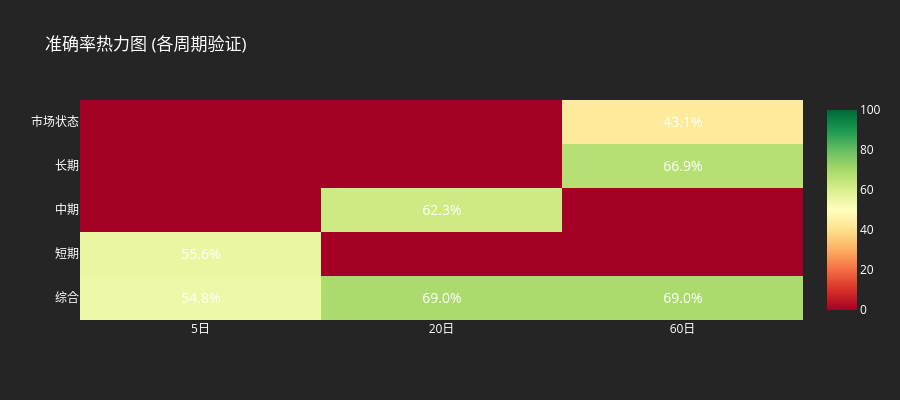

Notebook code for this chart:
### Markdown cell above
---

## 6. 结果分析与可视化

### Code cell
# 可视化: 准确率热力图
if 'phase2_result' in dir() and phase2_result:
    try:
        viz = BacktestVisualization(phase2_result)
        
        # 准确率热力图
        fig = viz.create_accuracy_heatmap()
        if fig:
            fig.show()
    except Exception as e:
        print(f"可视化失败: {e}")

### Figure 1 — Plotly figure (JSON) as saved in the notebook; plotly's stock layout.template omitted (floating-point values rounded to 4 significant figures)
{"data": [{"colorscale": [[0, "rgb(165,0,38)"], [0.1, "rgb(215,48,39)"], [0.2, "rgb(244,109,67)"], [0.3, "rgb(253,174,97)"], [0.4, "rgb(254,224,139)"], [0.5, "rgb(255,255,191)"], [0.6, "rgb(217,239,139)"], [0.7, "rgb(166,217,106)"], [0.8, "rgb(102,189,99)"], [0.9, "rgb(26,152,80)"], [1, "rgb(0,104,55)"]], "hovertemplate": "%{y} %{x}: %{z:.1f}%<extra></extra>", "text": [["54.8%", "69.0%", "69.0%"], ["55.6%", "", ""], ["", "62.3%", ""], ["", "", "66.9%"], ["", "", "43.1%"]], "textfont": {"color": "white", "size": 14}, "texttemplate": "%{text}", "type": "heatmap", "x": ["5日", "20日", "60日"], "y": ["综合", "短期", "中期", "长期", "市场状态"], "z": [[54.81, 69.04, 69.04], [55.65, 0, 0], [0, 62.34, 0], [0, 0, 66.95], [0, 0, 43.1]], "zmax": 100, "zmin": 0}], "layout": {"font": {"color": "#FFFFFF"}, "height": 400, "paper_bgcolor": "#252525", "plot_bgcolor": "#1E1E1E", "title": {"text": "准确率热力图 (各周期验证)"}}}
